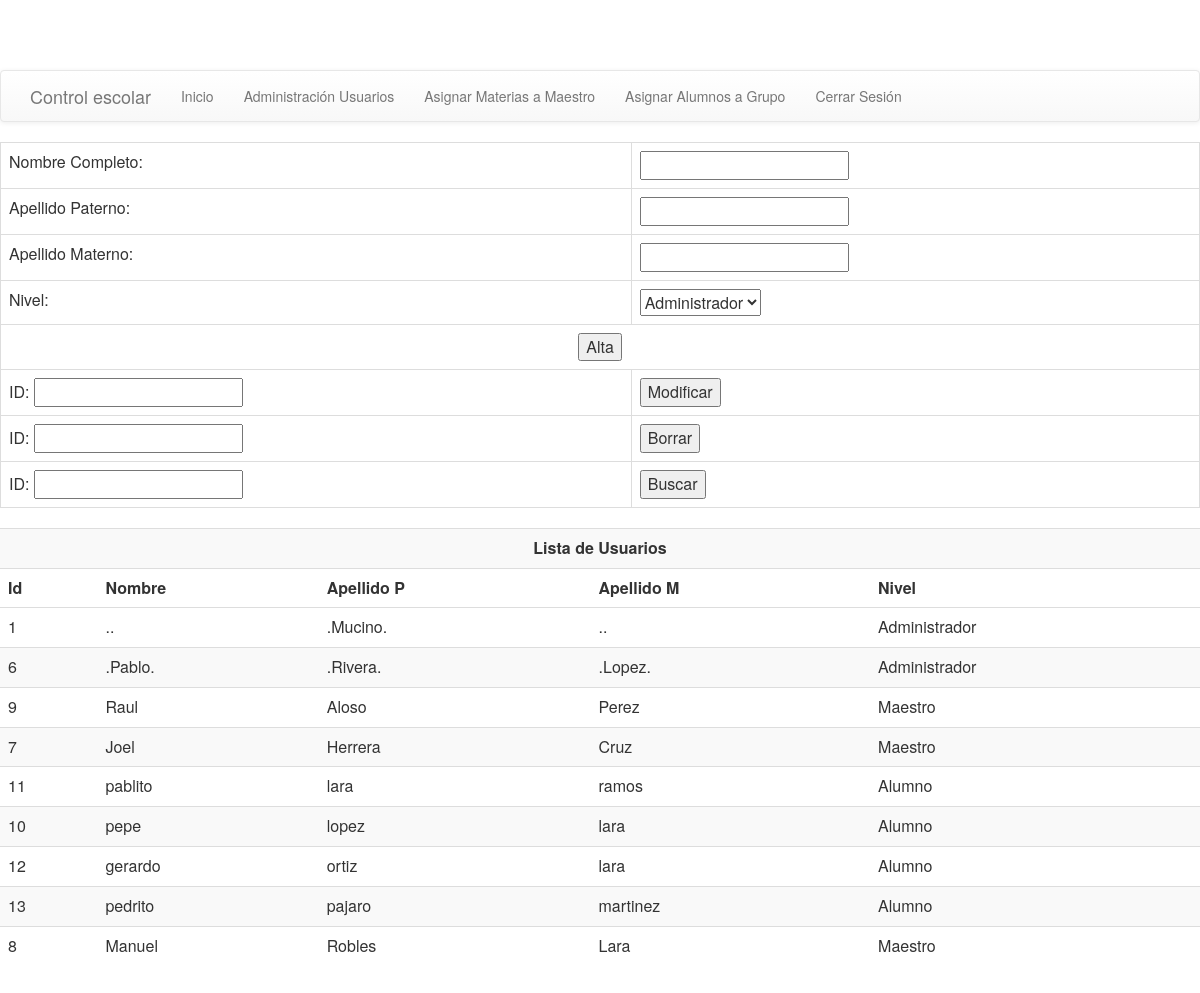
Page /TestUsuario.php on the committed database.
### tables this page shows
CREATE TABLE `usuario` (
  `Id` int(11) NOT NULL AUTO_INCREMENT,
  `Nombre` varchar(30) DEFAULT NULL,
  `Apat` varchar(30) DEFAULT NULL,
  `Amat` varchar(30) DEFAULT NULL,
  `Nivel` int(11) DEFAULT NULL,
  `Estatus` int(11) DEFAULT NULL,
  `Psw` varchar(30) DEFAULT NULL,
  `User` varchar(30) DEFAULT NULL,
  PRIMARY KEY (`Id`)
);

### Usuario.php (the view, shortened to what this page needs)
<?php
class Usuario {
    public function readUsuarioG(){
        $sql01 = "SELECT * FROM usuario WHERE Estatus = 1 ORDER BY Apat ASC";
        $result01 = mysql_query($sql01)or die("Error $sql01");
        echo "<div class=table-responsive>";
        echo "<table class=\"table table-striped\">";
        echo "<tr><td colspan=5 align=center><strong>Lista de Usuarios</strong></td></tr>";
        echo "<tr><th>Id</th><th>Nombre</th><th>Apellido P</th><th>Apellido M</th><th>Nivel</th><tr>";
        while($field = mysql_fetch_array($result01)){
            $this->Id = $field['Id'];
            $this->Nombre = utf8_decode($field['Nombre']);
            $this->ApellidoPaterno = utf8_decode($field['Apat']);
            $this->ApellidoMaterno = utf8_decode($field['Amat']);
            $this->Nivel = $field['Nivel'];
            switch($this->Nivel){
                case 1:
                    $type = "Administrador";
                    break;
                case 2:
                    $type = "Maestro";
                    break;
                case 3:
                    $type = "Alumno";
                    break;
            }
            echo "<tr><td>$this->Id</td><td>$this->Nombre</td><td>$this->ApellidoPaterno</td><td>$this->ApellidoMaterno</td><td>$type</td></tr>";
        }
        echo "</table>";
        echo "</div>";
    }
}
?>

### header.php (shortened to what this page needs)
<html>
<head>
    <link href="bootstrap/css/bootstrap.min.css" rel="stylesheet">
    <link href="bootstrap/css/bootstrap-theme.min.css" rel="stylesheet">
    <link href="bootstrap/css/theme.css" rel="stylesheet">
</head>
<body>
<?php include ('menu.php')  ?>

### menu.php (shortened to what this page needs)
<div class="navbar navbar-default">
    <div class="container">
        <div class="navbar-header">
            <a class="navbar-brand" href="#">Control escolar</a>
        </div>
        <div class="navbar-collapse collapse">
            <ul class="nav navbar-nav">
                <li><a href="inicio.php">Inicio</a></li>
                <li><a href="TestUsuario.php">Administraci&oacute;n Usuarios</a></li>
                <li><a href="TestMateria.php">Asignar Materias a Maestro</a></li>
                <li><a href="TestGrupo.php">Asignar Alumnos a Grupo</a></li>
                <li><a href="Cerrar.php">Cerrar Sesi&oacute;n</a></li>
            </ul>
        </div>
    </div>
</div>

### TestUsuario.php (shortened to what this page needs)
<?php
require ('Usuario.php');
require ('header.php');
$usuario = new Usuario();
echo "
        <div class=table-responsive>
            <form name=alumno action=TestUsuario.php method=Post>
                <table class=\"table table-bordered\">
                    <tr> <td>Nombre Completo:</td><td><input type=text name=nombre> </input></td> </tr>
                    <tr> <td>Apellido Paterno:</td><td><input type=text name=apellidop> </input></td> </tr>
                    <tr> <td>Apellido Materno:</td><td><input type=text name=apellidom> </input></td> </tr>
                    <tr><td>Nivel:</td><td><select name=nivel>
                        <option value=1> Administrador</option>
                        <option value=2> Maestro</option>
                        <option value=3> Alumno</option>
                        </select></td></tr>
                    <tr><td colspan=2 align=center><input type=submit name=submit value=Alta> </input></td></tr>
                    <tr><td>ID: <input type=text name=idm></td><td><input type=submit name=submit value=Modificar> </input></td></tr>
                    <tr><td>ID: <input type=text name=idb></td><td><input type=submit name=submit value=Borrar> </input></td></tr>
                    <tr><td>ID: <input type=text name=idbuscar></td><td><input type=submit name=submit value=Buscar> </input></td></tr>
                </table>
            </form>
        </div>
    ";
$usuario->readUsuarioG();
require ('footer.php');
?>

### footer.php (shortened to what this page needs)
</body>
</html>

### rows in the picture
usuario: Id "1", Nombre "..", Apat ".Mucino.", Amat "..", Nivel "Administrador"
usuario: Id "6", Nombre ".Pablo.", Apat ".Rivera.", Amat ".Lopez.", Nivel "Administrador"
usuario: Id "9", Nombre "Raul", Apat "Aloso", Amat "Perez", Nivel "Maestro"
usuario: Id "7", Nombre "Joel", Apat "Herrera", Amat "Cruz", Nivel "Maestro"
usuario: Id "11", Nombre "pablito", Apat "lara", Amat "ramos", Nivel "Alumno"
usuario: Id "10", Nombre "pepe", Apat "lopez", Amat "lara", Nivel "Alumno"
usuario: Id "12", Nombre "gerardo", Apat "ortiz", Amat "lara", Nivel "Alumno"
usuario: Id "13", Nombre "pedrito", Apat "pajaro", Amat "martinez", Nivel "Alumno"
usuario: Id "8", Nombre "Manuel", Apat "Robles", Amat "Lara", Nivel "Maestro"
